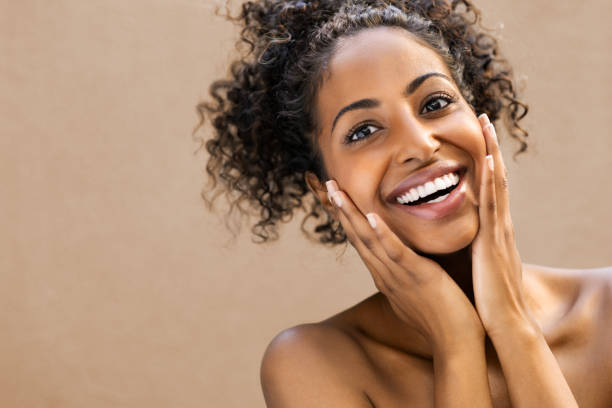
#> input picture images/1-face.jpg, 612 x 408 px
$ python -i featureExtraction.py   (imports and definitions only)
#> lines starting #> are read from the running program, lines starting #| are printed output that depends on the picture; after the words box and inside, x2 and y2 are one past the last pixel; in counts of white or black regions, pixels touching at a corner belong together
#> further down, picture is the input picture: shape (408, 612, 3); mean B, G, R 115.3, 140.5, 175.4
import cv2
import numpy as np
import configparser
import logging
import logging.config

# Read the properties file
config = configparser.ConfigParser()
# [1 line not run here, left out]


# [1 line that did not run here, left out]

# [1 line not run here, left out]
logger = logging.getLogger('colorsync')

# Load Haar Cascade for face detection
face_cascade = cv2.CascadeClassifier(cv2.data.haarcascades + 'haarcascade_frontalface_default.xml')

def extractFeatures(image):
    logger.info("stared to process image")
    # Convert image to grayscale for face detection
    gray = cv2.cvtColor(image, cv2.COLOR_BGR2GRAY)
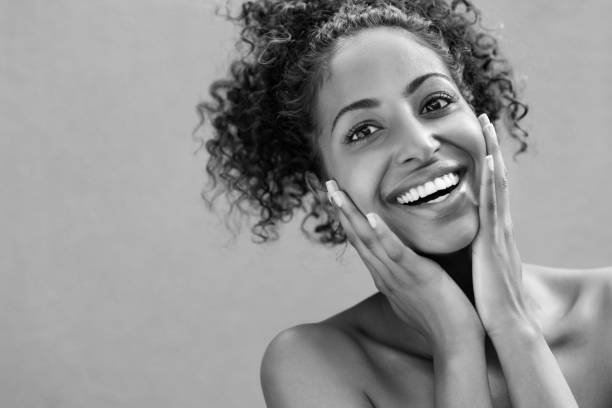
#> gray: shape (408, 612); min 0, max 254, mean 148.1

    # Detect faces in the image
    faces = face_cascade.detectMultiScale(gray, scaleFactor=1.1, minNeighbors=5, minSize=(30, 30))
#> faces = [[284, 23, 233, 233]]

    # Check if there is exactly one face in the image
    if len(faces) != 1:
        error_message = f"Detected {len(faces)} faces. Please provide an image with exactly one face."
        logger.error(f"Error occured:{error_message}")
        return {"error": error_message}  # Return an error message instead of exiting

    logger.info("detected only one face")
    # Get the coordinates of the detected face
    (x, y, w, h) = faces[0]
#> x = 284; y = 23; w = 233; h = 233

    # Crop the image to the detected face region for better processing
    face_region = image[y:y+h, x:x+w]

    # Convert the face region to HSV (Hue, Saturation, Value)
    hsv = cv2.cvtColor(face_region, cv2.COLOR_BGR2HSV)
#> hsv: shape (233, 233, 3); mean H, S, V 14.7, 105.6, 156.7

    # --- Skin Color Detection ---
    # Define the range for skin color in HSV space (more refined range)
    lower_skin = np.array([0, 48, 80], dtype=np.uint8)  # Adjusted lower bound
    upper_skin = np.array([20, 255, 255], dtype=np.uint8)  # Adjusted upper bound

    # Create a mask for skin color
    skin_mask = cv2.inRange(hsv, lower_skin, upper_skin)
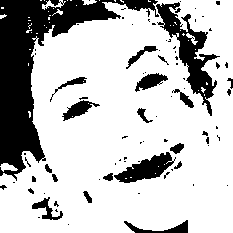
#> skin_mask: shape (233, 233); 75.4% white; 84 black regions (63 under 20 px), largest, box (x1, y1, x2, y2) and area: (0, 0, 159, 181) 7927, (156, 2, 220, 116) 2054, (114, 152, 176, 183) 904

    # Apply morphological operations to remove noise and smooth the mask
    kernel = cv2.getStructuringElement(cv2.MORPH_ELLIPSE, (5, 5))
    skin_mask = cv2.morphologyEx(skin_mask, cv2.MORPH_OPEN, kernel, iterations=2)
#> skin_mask: shape (233, 233); 71% white; 33 black regions (18 under 20 px), largest, box (x1, y1, x2, y2) and area: (0, 0, 228, 183) 12098, (103, 143, 184, 183) 1352, (32, 193, 63, 220) 424
    skin_mask = cv2.morphologyEx(skin_mask, cv2.MORPH_CLOSE, kernel, iterations=2)
#> skin_mask: shape (233, 233); 74.3% white; 8 black regions, largest, box (x1, y1, x2, y2) and area: (0, 0, 114, 177) 8238, (115, 0, 216, 102) 3307, (115, 145, 181, 183) 1202

    # Apply the mask to extract the skin region
    skin = cv2.bitwise_and(face_region, face_region, mask=skin_mask)
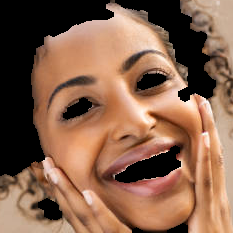
#> skin: shape (233, 233, 3); mean B, G, R 76.6, 98.8, 136.2

    # Calculate the average skin color
    skin_pixels = cv2.countNonZero(skin_mask)
#> skin_pixels = 40341
    if skin_pixels > 0:
        skin_avg = cv2.mean(face_region, mask=skin_mask)[:3]
#> skin_avg = (103.1, 132.9, 183.3)

    logger.info("skin color extraction completed")
    # --- Hair Color Detection ---
    # Convert the face region to grayscale
    gray_face = cv2.cvtColor(face_region, cv2.COLOR_BGR2GRAY)

    # Use Canny edge detection to detect hair edges
    edges = cv2.Canny(gray_face, 50, 150)
#> edges: shape (233, 233); 16.1% white in thin lines or dots

    # Apply morphological operations to enhance hair detection
    hair_mask = cv2.morphologyEx(edges, cv2.MORPH_CLOSE, kernel, iterations=2)
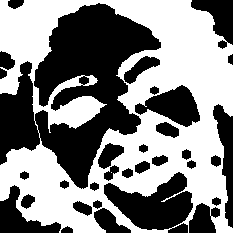
#> hair_mask: shape (233, 233); 52% white; 32 black regions, largest, box (x1, y1, x2, y2) and area: (0, 3, 161, 189) 13998, (104, 172, 193, 233) 3044, (135, 85, 200, 127) 1471

    # Apply the mask to extract the hair region
    hair = cv2.bitwise_and(face_region, face_region, mask=hair_mask)
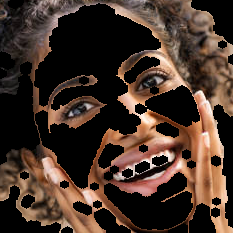
#> hair: shape (233, 233, 3); mean B, G, R 40.8, 51, 69.5

    # Calculate the average hair color
    hair_pixels = cv2.countNonZero(hair_mask)
#> hair_pixels = 28255
    hair_avg = None
    if hair_pixels > 0:
        hair_avg = cv2.mean(face_region, mask=hair_mask)[:3]
#> hair_avg = (78.46, 97.9, 133.6)

    logger.info("hair color extraction completed")

    # --- Eye Color Detection using Haar Cascade ---
    # Load the Haar Cascade for detecting eyes
    eye_cascade = cv2.CascadeClassifier(cv2.data.haarcascades + 'haarcascade_eye.xml')

    # Detect eyes in the face region
    eyes = eye_cascade.detectMultiScale(gray_face, scaleFactor=1.1, minNeighbors=5, minSize=(30, 30))
#> eyes = [[126, 59, 47, 47], [50, 82, 53, 53]]

    # Iterate through the detected eyes
    eye_avg = None
    for (ex, ey, ew, eh) in eyes:
        # Draw a rectangle around the eye (for visualization)
        cv2.rectangle(face_region, (ex, ey), (ex + ew, ey + eh), (0, 255, 0), 2)

        # Extract the eye region from the face region
        eye_region = face_region[ey:ey + eh, ex:ex + ew]
        eye_hsv = cv2.cvtColor(eye_region, cv2.COLOR_BGR2HSV)

        # --- Refine Eye Color Detection ---
        # Define color range for eye color detection (based on hue range)
        lower_eye_hue = np.array([100, 50, 50], dtype=np.uint8)  # Hue range for blue/green eyes
        upper_eye_hue = np.array([140, 255, 255], dtype=np.uint8)  # Adjust as needed for blue/green

        # Create a mask for eye colors
        eye_mask = cv2.inRange(eye_hsv, lower_eye_hue, upper_eye_hue)

        # Apply the mask to extract the eye region color
        eye_colored = cv2.bitwise_and(eye_region, eye_region, mask=eye_mask)

        # Calculate the average color of the eye region after mask
        eye_avg = cv2.mean(eye_colored, mask=eye_mask)[:3]
#> this loop made 2 passes
#> (ex, ey, ew, eh, lower_eye_hue, upper_eye_hue, eye_avg) on passes 1 to 2: (126, 59, 47, 47, [100, 50, 50], [140, 255, 255], (58, 44, 50)), (50, 82, 53, 53, [100, 50, 50], [140, 255, 255], (63, 51.2, 48))
#> pass 1, in extractFeatures, `eye_mask = cv2.inRange(eye_hsv, lower_eye_hue, upper_eye_hue)`:
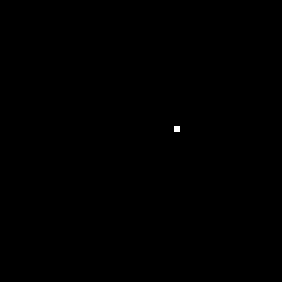
#> eye_mask: shape (47, 47) (shown 6 times larger); 0.05% white in thin lines or dots, all inside (x1, y1, x2, y2) = (29, 21, 30, 22)
#> after the loop: eye_hsv: shape (53, 53, 3); mean H, S, V 21.7, 132.5, 163.1
#> after the loop:
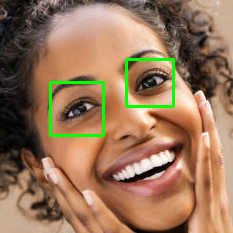
#> face_region: shape (233, 233, 3); mean B, G, R 89.9, 118.4, 152.6
    logger.info("eye color extraction completed")

    colors = [skin_avg, hair_avg, eye_avg]
#> colors = [(103.1, 132.9, 183.3), (78.46, 97.9, 133.6), (63, 51.2, 48)]
    list_of_colors = colorcodes(colors)
    return list_of_colors


# Function to convert BGR to HEX color
def colorcodes(values):
    logger.info("hexa color coding started")
    colors_list =[]
    for i in values:
        if i is not None:  # Skip None values
            bgr_color = i
            # Convert to RGB (OpenCV uses BGR by default)
            rgb_color = (bgr_color[2], bgr_color[1], bgr_color[0])

            # Convert RGB to HEX format
            hex_color = "#{:02x}{:02x}{:02x}".format(int(rgb_color[0]), int(rgb_color[1]), int(rgb_color[2]))
            colors_list.append(hex_color)
#> this loop made 3 passes
#> (bgr_color, rgb_color, hex_color) on passes 1 to 3: ((103.1, 132.9, 183.3), (183.3, 132.9, 103.1), '#b78467'), ((78.46, 97.9, 133.6), (133.6, 97.9, 78.46), '#85614e'), ((63, 51.2, 48), (48, 51.2, 63), '#30333f')
#> after the loop, colors_list = ['#b78467', '#85614e', '#30333f']
    logger.info("hexa color coding completed!")
    return colors_list


>>> import cv2
>>> picture = cv2.imread('../images/1-face.jpg')
>>> result = extractFeatures(picture)
#> result = ['#b78467', '#85614e', '#30333f']
